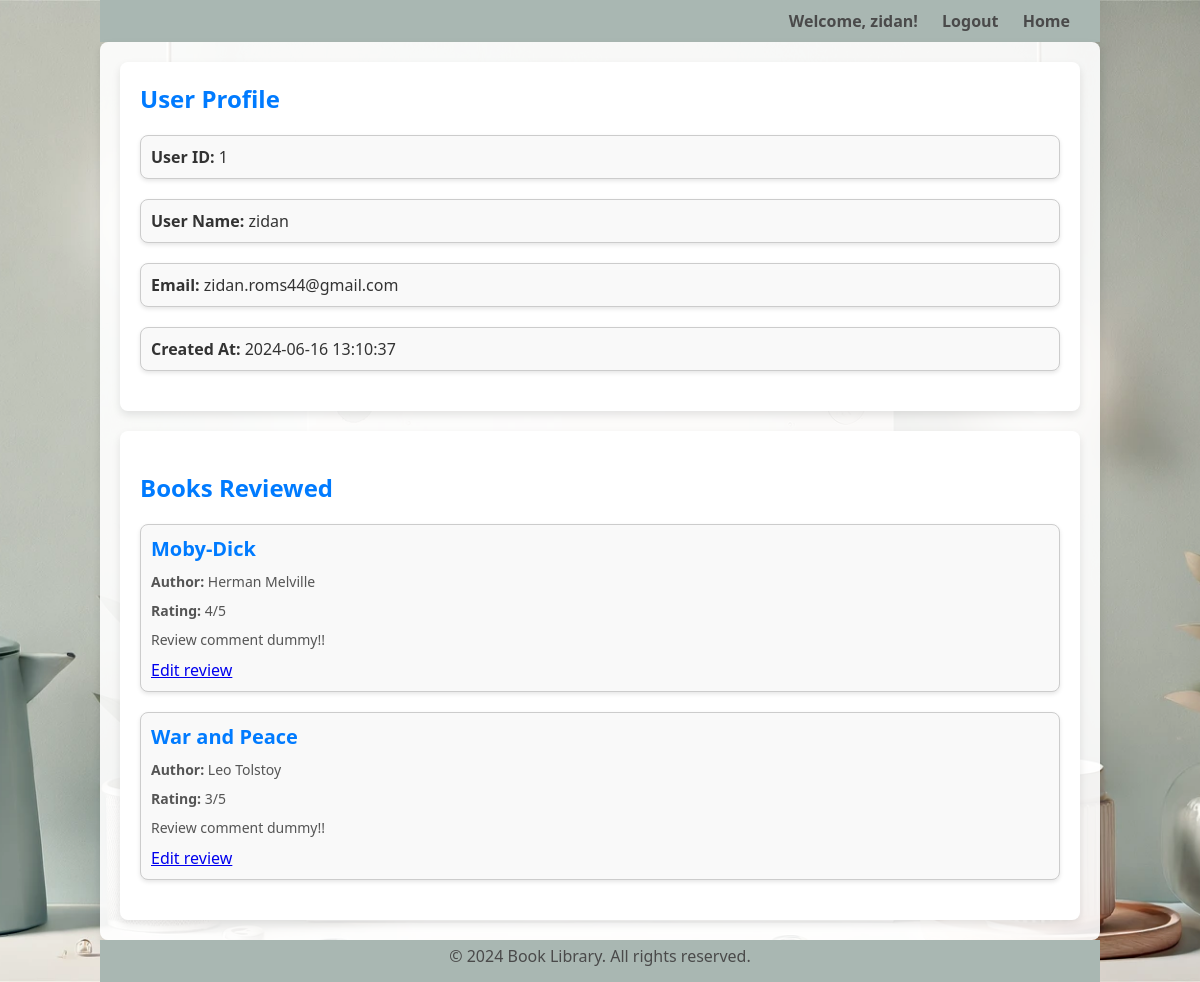
The app's page /profile.php (signed in) with its own data.
### tables this page shows
CREATE TABLE `users` (
  `id` int(11) NOT NULL,
  `username` varchar(255) NOT NULL,
  `password` varchar(255) NOT NULL,
  `email` varchar(255) NOT NULL,
  `created_at` timestamp NOT NULL DEFAULT current_timestamp()
);

CREATE TABLE `reviews` (
  `id` int(11) NOT NULL,
  `user_id` int(11) NOT NULL,
  `book_id` int(11) NOT NULL,
  `rating` tinyint(4) NOT NULL,
  `review` text NOT NULL,
  `created_at` timestamp NOT NULL DEFAULT current_timestamp(),
  `updated_at` timestamp NULL DEFAULT NULL ON UPDATE current_timestamp()
);

CREATE TABLE `books` (
  `id` int(11) NOT NULL,
  `title` varchar(255) NOT NULL,
  `author` varchar(255) NOT NULL,
  `genre` varchar(255) NOT NULL,
  `published_year` year(4) NOT NULL,
  `summary` text NOT NULL,
  `created_at` timestamp NOT NULL DEFAULT current_timestamp()
);

### src/Controller/UserController.php (called while the page is built, shortened)
<?php
require __DIR__ . '/../../config/database.php';
class UserController
{
    public function getUserProfile($userId)
    {
        global $pdo;
        try {
            $stmt = $pdo->prepare('SELECT id, username, email, created_at FROM users WHERE id = ?');
            $stmt->execute([$userId]);
            return $stmt->fetch();
        } catch (PDOException $e) {
            BookLogger::logError($e);
            ShowError::show404Page();
        }
    }
    public function getUserReviews($userId)
    {
        global $pdo;
        try {
            $stmt = $pdo->prepare('
            SELECT b.id, b.title, b.author, r.review, r.rating
            FROM reviews r
            JOIN books b ON r.book_id = b.id
            WHERE r.user_id = ?
        ');
            $stmt->execute([$userId]);
            return $stmt->fetchAll();
        } catch (PDOException $e) {
            BookLogger::logError($e);
            ShowError::show404Page();
        }
    }
}

### public/profile.php (the view, shortened to what this page needs)
<?php
require '../src/Controller/UserController.php';
$controller = new UserController();
$userProfile = $controller->getUserProfile($_SESSION['user_id']);
$userReviews = $controller->getUserReviews($_SESSION['user_id']);
?>
<!DOCTYPE html>
<html lang="en">
<head>
    <link rel="stylesheet" href="../assets/css/style.css">
</head>
<body>
    <?php include '../templates/header.php'; ?>
    <div class="container profile-container">
        <div class="profile-card">
            <h1>User Profile</h1>
            <?php if ($userProfile): ?>
                    <ul>
                        <li><strong>User ID:</strong> <?php echo htmlspecialchars($userProfile['id']); ?></li>
                        <li><strong>User Name:</strong> <?php echo htmlspecialchars($userProfile['username']); ?></li>
                        <li><strong>Email:</strong> <?php echo htmlspecialchars($userProfile['email']); ?></li>
                        <li><strong>Created At:</strong> <?php echo htmlspecialchars($userProfile['created_at']); ?></li>
                    </ul>
            <?php else: ?>
                    <p>User not found.</p>
            <?php endif; ?>
        </div>
        <div class="reviews-section">
            <h2>Books Reviewed</h2>
            <?php if ($userReviews): ?>
                    <ul class="review-list">
                        <?php foreach ($userReviews as $review): ?>
                                <li class="review-item">
                                    <h3><?php echo htmlspecialchars($review['title']); ?></h3>
                                    <p><strong>Author:</strong> <?php echo htmlspecialchars($review['author']); ?></p>
                                    <p><strong>Rating:</strong> <?php echo htmlspecialchars($review['rating']); ?>/5</p>
                                    <p><?php echo htmlspecialchars($review['review']); ?></p>
                                    <a href="edit_review.php?book_id=<?php echo $review['id']; ?>">Edit review</a>
                                </li>
                        <?php endforeach; ?>
                    </ul>
            <?php else: ?>
                    <p>No reviews found.</p>
            <?php endif; ?>
        </div>
    </div>
    <?php include '../templates/footer.php'; ?>
</body>
</html>

### assets/css/style.css (style rules this page uses)
* { margin: 0; padding: 0; box-sizing: border-box; font-family: 'Segoe UI', Tahoma, Geneva, Verdana, sans-serif; }
html, body { height: 100%; }
body { background: url('../images/background.png') no-repeat center center fixed; background-size: cover; display: flex; flex-direction: column; color: #333; }
.container { background-color: rgba(255, 255, 255, 0.8); width: 100%; max-width: 1000px; padding: 20px; margin: 0 auto; flex: 1; justify-content: center; }
h1 { margin-bottom: 20px; font-size: 24px; color: #007bff; }
h2 { margin-top: 20px; font-size: 20px; color: #007bff; }
p { font-size: 16px; margin-bottom: 10px; }
ul { list-style-type: none; padding: 0; }
li { margin-bottom: 20px; border: 1px solid #ccc; padding: 10px; border-radius: 8px; background-color: #fff; box-shadow: 0 4px 8px rgba(0, 0, 0, 0.1); }
.profile-container { display: flex; flex-direction: column; gap: 20px; padding: 20px; background-color: rgba(255, 255, 255, 0.9); border-radius: 8px; box-shadow: 0 4px 8px rgba(0, 0, 0, 0.1); }
.profile-card, .reviews-section { background: white; padding: 20px; border-radius: 8px; box-shadow: 0 4px 8px rgba(0, 0, 0, 0.1); }
.profile-card h1, .reviews-section h2 { margin-bottom: 20px; font-size: 24px; color: #007bff; }
.profile-card ul, .review-list { list-style-type: none; padding: 0; }
.profile-card li, .review-item { margin-bottom: 20px; padding: 10px; border-radius: 8px; background-color: #f9f9f9; box-shadow: 0 2px 4px rgba(0, 0, 0, 0.1); }
.review-item h3 { margin-bottom: 10px; font-size: 20px; color: #007bff; }
.review-item p { font-size: 14px; color: #555; }

### records on screen
users: id "1", username "zidan", email "zidan.roms44@gmail.com", created_at "2024-06-16 13:10:37"
reviews: book.title "Moby-Dick", book.author "Herman Melville", rating "4", review "Review comment dummy!!"
reviews: book.title "War and Peace", book.author "Leo Tolstoy", rating "3", review "Review comment dummy!!"

### other values on screen
$_SESSION['username'] "zidan"
